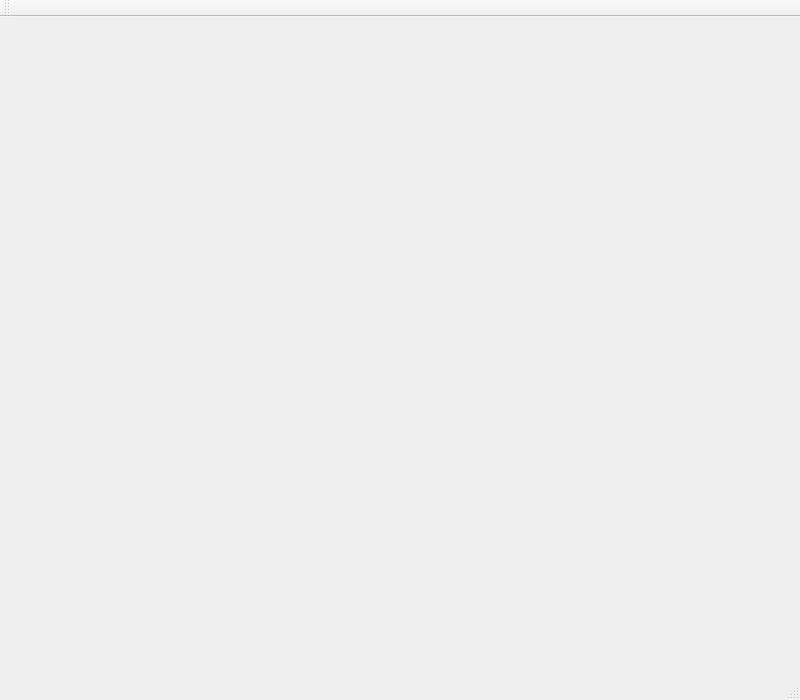
<?xml version="1.0" encoding="UTF-8"?>
<ui version="4.0">
 <class>Window</class>
 <widget class="QMainWindow" name="Window">
  <property name="geometry">
   <rect>
    <x>0</x>
    <y>0</y>
    <width>800</width>
    <height>700</height>
   </rect>
  </property>
  <property name="windowTitle">
   <string>LineWindow</string>
  </property>
  <widget class="QWidget" name="centralWidget">
   <widget class="QWidget" name="widget" native="true">
    <property name="geometry">
     <rect>
      <x>100</x>
      <y>20</y>
      <width>600</width>
      <height>450</height>
     </rect>
    </property>
   </widget>
  </widget>
  <widget class="QMenuBar" name="menuBar">
   <property name="geometry">
    <rect>
     <x>0</x>
     <y>0</y>
     <width>800</width>
     <height>20</height>
    </rect>
   </property>
  </widget>
  <widget class="QToolBar" name="mainToolBar">
   <attribute name="toolBarArea">
    <enum>TopToolBarArea</enum>
   </attribute>
   <attribute name="toolBarBreak">
    <bool>false</bool>
   </attribute>
  </widget>
  <widget class="QStatusBar" name="statusBar"/>
 </widget>
 <layoutdefault spacing="6" margin="11"/>
 <resources/>
 <connections/>
</ui>
